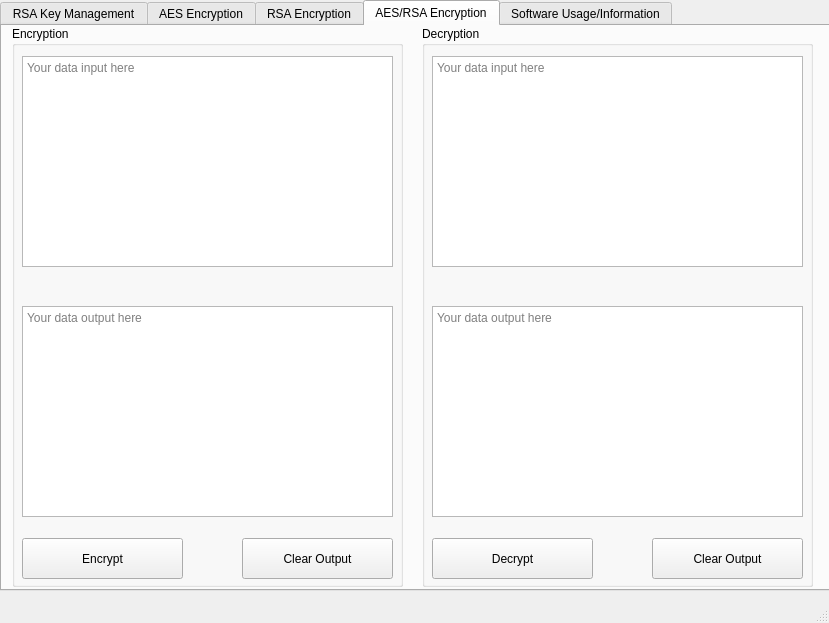
<?xml version="1.0" encoding="UTF-8"?>
<ui version="4.0">
 <class>MainWindow</class>
 <widget class="QMainWindow" name="MainWindow">
  <property name="geometry">
   <rect>
    <x>0</x>
    <y>0</y>
    <width>829</width>
    <height>623</height>
   </rect>
  </property>
  <property name="windowTitle">
   <string>TextSecure by zhiyan114</string>
  </property>
  <widget class="QWidget" name="centralwidget">
   <widget class="QTabWidget" name="tabWidget">
    <property name="geometry">
     <rect>
      <x>0</x>
      <y>0</y>
      <width>831</width>
      <height>591</height>
     </rect>
    </property>
    <property name="tabShape">
     <enum>QTabWidget::Rounded</enum>
    </property>
    <property name="currentIndex">
     <number>3</number>
    </property>
    <property name="tabsClosable">
     <bool>false</bool>
    </property>
    <widget class="QWidget" name="tab">
     <attribute name="title">
      <string>RSA Key Management</string>
     </attribute>
     <widget class="QGroupBox" name="groupBox_3">
      <property name="geometry">
       <rect>
        <x>0</x>
        <y>0</y>
        <width>371</width>
        <height>561</height>
       </rect>
      </property>
      <property name="title">
       <string>Key Management</string>
      </property>
      <widget class="QPlainTextEdit" name="PublicKeyInput">
       <property name="geometry">
        <rect>
         <x>10</x>
         <y>30</y>
         <width>351</width>
         <height>241</height>
        </rect>
       </property>
       <property name="placeholderText">
        <string>Your public RSA Key</string>
       </property>
      </widget>
      <widget class="QPlainTextEdit" name="PrivateKeyInput">
       <property name="geometry">
        <rect>
         <x>10</x>
         <y>280</y>
         <width>351</width>
         <height>241</height>
        </rect>
       </property>
       <property name="readOnly">
        <bool>false</bool>
       </property>
       <property name="placeholderText">
        <string>Your Private RSA Key</string>
       </property>
      </widget>
      <widget class="QLineEdit" name="GenKeySize">
       <property name="geometry">
        <rect>
         <x>130</x>
         <y>530</y>
         <width>111</width>
         <height>21</height>
        </rect>
       </property>
       <property name="inputMask">
        <string/>
       </property>
       <property name="text">
        <string>2048</string>
       </property>
       <property name="maxLength">
        <number>5</number>
       </property>
       <property name="placeholderText">
        <string>Key Size</string>
       </property>
      </widget>
      <widget class="QPushButton" name="GenRSAKey">
       <property name="geometry">
        <rect>
         <x>10</x>
         <y>530</y>
         <width>111</width>
         <height>23</height>
        </rect>
       </property>
       <property name="text">
        <string>Generate RSA Key</string>
       </property>
      </widget>
      <widget class="QPushButton" name="PriToPubKeyBtn">
       <property name="geometry">
        <rect>
         <x>250</x>
         <y>530</y>
         <width>111</width>
         <height>23</height>
        </rect>
       </property>
       <property name="text">
        <string>Extract Public Key</string>
       </property>
      </widget>
     </widget>
     <widget class="QGroupBox" name="groupBox_6">
      <property name="geometry">
       <rect>
        <x>400</x>
        <y>10</y>
        <width>411</width>
        <height>121</height>
       </rect>
      </property>
      <property name="title">
       <string>Private Key Encryption</string>
      </property>
      <widget class="QLineEdit" name="PriKeyPassInput">
       <property name="geometry">
        <rect>
         <x>10</x>
         <y>30</y>
         <width>391</width>
         <height>31</height>
        </rect>
       </property>
       <property name="placeholderText">
        <string>RSA Private Key Passphrase</string>
       </property>
      </widget>
      <widget class="QPushButton" name="PriKeyEncBtn">
       <property name="geometry">
        <rect>
         <x>10</x>
         <y>80</y>
         <width>131</width>
         <height>31</height>
        </rect>
       </property>
       <property name="text">
        <string>Encrypt</string>
       </property>
      </widget>
      <widget class="QPushButton" name="PriKeyDecBtn">
       <property name="geometry">
        <rect>
         <x>270</x>
         <y>80</y>
         <width>131</width>
         <height>31</height>
        </rect>
       </property>
       <property name="text">
        <string>Decrypt</string>
       </property>
      </widget>
     </widget>
     <widget class="QGroupBox" name="groupBox_7">
      <property name="geometry">
       <rect>
        <x>400</x>
        <y>150</y>
        <width>411</width>
        <height>271</height>
       </rect>
      </property>
      <property name="title">
       <string>Certificate To Public Key Converter</string>
      </property>
      <widget class="QPlainTextEdit" name="PublicCertInput">
       <property name="geometry">
        <rect>
         <x>10</x>
         <y>20</y>
         <width>391</width>
         <height>201</height>
        </rect>
       </property>
       <property name="placeholderText">
        <string>Your Public RSA Certificate</string>
       </property>
      </widget>
      <widget class="QPushButton" name="ImportPubCert">
       <property name="geometry">
        <rect>
         <x>120</x>
         <y>230</y>
         <width>171</width>
         <height>31</height>
        </rect>
       </property>
       <property name="text">
        <string>Import Certificate Key</string>
       </property>
      </widget>
     </widget>
     <widget class="QLabel" name="label_5">
      <property name="geometry">
       <rect>
        <x>610</x>
        <y>510</y>
        <width>211</width>
        <height>41</height>
       </rect>
      </property>
      <property name="text">
       <string>&lt;html&gt;&lt;head/&gt;&lt;body&gt;&lt;p&gt;&lt;span style=&quot; font-size:10pt;&quot;&gt;A software by &lt;/span&gt;&lt;span style=&quot; font-size:10pt; font-weight:600;&quot;&gt;zhiyan114&lt;/span&gt;&lt;span style=&quot; font-size:10pt;&quot;&gt;. View the source code &lt;/span&gt;&lt;a href=&quot;https://github.com/zhiyan114/SecureMessage&quot;&gt;&lt;span style=&quot; font-size:10pt; text-decoration: underline; color:#0000ff;&quot;&gt;here&lt;/span&gt;&lt;/a&gt;&lt;/p&gt;&lt;/body&gt;&lt;/html&gt;</string>
      </property>
      <property name="scaledContents">
       <bool>true</bool>
      </property>
      <property name="wordWrap">
       <bool>true</bool>
      </property>
      <property name="openExternalLinks">
       <bool>true</bool>
      </property>
     </widget>
    </widget>
    <widget class="QWidget" name="AesSection">
     <attribute name="title">
      <string>AES Encryption</string>
     </attribute>
     <widget class="QGroupBox" name="groupBox">
      <property name="geometry">
       <rect>
        <x>10</x>
        <y>20</y>
        <width>391</width>
        <height>481</height>
       </rect>
      </property>
      <property name="layoutDirection">
       <enum>Qt::LeftToRight</enum>
      </property>
      <property name="autoFillBackground">
       <bool>false</bool>
      </property>
      <property name="title">
       <string>Encryption Mode</string>
      </property>
      <property name="flat">
       <bool>false</bool>
      </property>
      <property name="checkable">
       <bool>false</bool>
      </property>
      <widget class="QPushButton" name="EncryptBtn">
       <property name="geometry">
        <rect>
         <x>10</x>
         <y>430</y>
         <width>171</width>
         <height>41</height>
        </rect>
       </property>
       <property name="text">
        <string>Encrypt</string>
       </property>
      </widget>
      <widget class="QPushButton" name="EncClear">
       <property name="geometry">
        <rect>
         <x>210</x>
         <y>430</y>
         <width>171</width>
         <height>41</height>
        </rect>
       </property>
       <property name="text">
        <string>Clear Output</string>
       </property>
      </widget>
      <widget class="QPlainTextEdit" name="EncInput">
       <property name="geometry">
        <rect>
         <x>10</x>
         <y>30</y>
         <width>371</width>
         <height>171</height>
        </rect>
       </property>
       <property name="placeholderText">
        <string>Your Data Input Here</string>
       </property>
      </widget>
      <widget class="QPlainTextEdit" name="EncOutput">
       <property name="geometry">
        <rect>
         <x>10</x>
         <y>240</y>
         <width>371</width>
         <height>171</height>
        </rect>
       </property>
       <property name="readOnly">
        <bool>true</bool>
       </property>
       <property name="placeholderText">
        <string>Your Data Input Here</string>
       </property>
      </widget>
     </widget>
     <widget class="QGroupBox" name="groupBox_2">
      <property name="geometry">
       <rect>
        <x>420</x>
        <y>20</y>
        <width>391</width>
        <height>481</height>
       </rect>
      </property>
      <property name="title">
       <string>Decryption Mode</string>
      </property>
      <widget class="QPushButton" name="DecryptBtn">
       <property name="geometry">
        <rect>
         <x>10</x>
         <y>430</y>
         <width>171</width>
         <height>41</height>
        </rect>
       </property>
       <property name="text">
        <string>Decrypt</string>
       </property>
      </widget>
      <widget class="QPushButton" name="DecClear">
       <property name="geometry">
        <rect>
         <x>210</x>
         <y>430</y>
         <width>171</width>
         <height>41</height>
        </rect>
       </property>
       <property name="text">
        <string>Clear Output</string>
       </property>
      </widget>
      <widget class="QLabel" name="MessageStatus">
       <property name="geometry">
        <rect>
         <x>10</x>
         <y>390</y>
         <width>371</width>
         <height>21</height>
        </rect>
       </property>
       <property name="font">
        <font>
         <pointsize>10</pointsize>
        </font>
       </property>
       <property name="text">
        <string>Message is original: NULL</string>
       </property>
      </widget>
      <widget class="QPlainTextEdit" name="DecInput">
       <property name="geometry">
        <rect>
         <x>10</x>
         <y>30</y>
         <width>371</width>
         <height>161</height>
        </rect>
       </property>
       <property name="placeholderText">
        <string>Your Data Input Here</string>
       </property>
      </widget>
      <widget class="QPlainTextEdit" name="DecOutput">
       <property name="geometry">
        <rect>
         <x>10</x>
         <y>220</y>
         <width>371</width>
         <height>161</height>
        </rect>
       </property>
       <property name="readOnly">
        <bool>true</bool>
       </property>
       <property name="placeholderText">
        <string>Your Data Input Here</string>
       </property>
      </widget>
     </widget>
     <widget class="QLineEdit" name="KeyInput">
      <property name="geometry">
       <rect>
        <x>20</x>
        <y>510</y>
        <width>781</width>
        <height>41</height>
       </rect>
      </property>
      <property name="font">
       <font>
        <pointsize>12</pointsize>
       </font>
      </property>
      <property name="inputMask">
       <string/>
      </property>
      <property name="text">
       <string/>
      </property>
      <property name="maxLength">
       <number>32</number>
      </property>
      <property name="placeholderText">
       <string>Your AES Key Here (16, 24, or 32 bytes long (or characters if each character is worth 1 byte))</string>
      </property>
     </widget>
    </widget>
    <widget class="QWidget" name="RSASection">
     <attribute name="title">
      <string>RSA Encryption</string>
     </attribute>
     <widget class="QGroupBox" name="groupBox_4">
      <property name="geometry">
       <rect>
        <x>10</x>
        <y>0</y>
        <width>391</width>
        <height>561</height>
       </rect>
      </property>
      <property name="title">
       <string>Encryption</string>
      </property>
      <widget class="QPlainTextEdit" name="REncInput">
       <property name="geometry">
        <rect>
         <x>10</x>
         <y>30</y>
         <width>371</width>
         <height>211</height>
        </rect>
       </property>
       <property name="placeholderText">
        <string>Your data input here</string>
       </property>
      </widget>
      <widget class="QPushButton" name="REncryptBtn">
       <property name="geometry">
        <rect>
         <x>10</x>
         <y>512</y>
         <width>161</width>
         <height>41</height>
        </rect>
       </property>
       <property name="text">
        <string>Encrypt</string>
       </property>
      </widget>
      <widget class="QPushButton" name="REncryptClear">
       <property name="geometry">
        <rect>
         <x>230</x>
         <y>512</y>
         <width>151</width>
         <height>41</height>
        </rect>
       </property>
       <property name="text">
        <string>Clear Output</string>
       </property>
      </widget>
      <widget class="QPlainTextEdit" name="REncOutput">
       <property name="geometry">
        <rect>
         <x>10</x>
         <y>280</y>
         <width>371</width>
         <height>211</height>
        </rect>
       </property>
       <property name="readOnly">
        <bool>true</bool>
       </property>
       <property name="placeholderText">
        <string>Your data output here</string>
       </property>
      </widget>
     </widget>
     <widget class="QGroupBox" name="groupBox_5">
      <property name="geometry">
       <rect>
        <x>420</x>
        <y>0</y>
        <width>391</width>
        <height>561</height>
       </rect>
      </property>
      <property name="title">
       <string>Decryption</string>
      </property>
      <widget class="QPlainTextEdit" name="RDecInput">
       <property name="geometry">
        <rect>
         <x>10</x>
         <y>30</y>
         <width>371</width>
         <height>211</height>
        </rect>
       </property>
       <property name="placeholderText">
        <string>Your data input here</string>
       </property>
      </widget>
      <widget class="QPlainTextEdit" name="RDecOutput">
       <property name="geometry">
        <rect>
         <x>10</x>
         <y>280</y>
         <width>371</width>
         <height>211</height>
        </rect>
       </property>
       <property name="readOnly">
        <bool>true</bool>
       </property>
       <property name="placeholderText">
        <string>Your data output here</string>
       </property>
      </widget>
      <widget class="QPushButton" name="RDecryptClear">
       <property name="geometry">
        <rect>
         <x>230</x>
         <y>512</y>
         <width>151</width>
         <height>41</height>
        </rect>
       </property>
       <property name="text">
        <string>Clear Output</string>
       </property>
      </widget>
      <widget class="QPushButton" name="RDecryptBtn">
       <property name="geometry">
        <rect>
         <x>10</x>
         <y>512</y>
         <width>161</width>
         <height>41</height>
        </rect>
       </property>
       <property name="text">
        <string>Decrypt</string>
       </property>
      </widget>
     </widget>
    </widget>
    <widget class="QWidget" name="tab_3">
     <attribute name="title">
      <string>AES/RSA Encryption</string>
     </attribute>
     <widget class="QGroupBox" name="groupBox_15">
      <property name="geometry">
       <rect>
        <x>10</x>
        <y>0</y>
        <width>391</width>
        <height>561</height>
       </rect>
      </property>
      <property name="title">
       <string>Encryption</string>
      </property>
      <widget class="QPlainTextEdit" name="AREncInput">
       <property name="geometry">
        <rect>
         <x>10</x>
         <y>30</y>
         <width>371</width>
         <height>211</height>
        </rect>
       </property>
       <property name="placeholderText">
        <string>Your data input here</string>
       </property>
      </widget>
      <widget class="QPushButton" name="AREncryptBtn">
       <property name="geometry">
        <rect>
         <x>10</x>
         <y>512</y>
         <width>161</width>
         <height>41</height>
        </rect>
       </property>
       <property name="text">
        <string>Encrypt</string>
       </property>
      </widget>
      <widget class="QPushButton" name="AREncryptClear">
       <property name="geometry">
        <rect>
         <x>230</x>
         <y>512</y>
         <width>151</width>
         <height>41</height>
        </rect>
       </property>
       <property name="text">
        <string>Clear Output</string>
       </property>
      </widget>
      <widget class="QPlainTextEdit" name="AREncOutput">
       <property name="geometry">
        <rect>
         <x>10</x>
         <y>280</y>
         <width>371</width>
         <height>211</height>
        </rect>
       </property>
       <property name="readOnly">
        <bool>true</bool>
       </property>
       <property name="placeholderText">
        <string>Your data output here</string>
       </property>
      </widget>
     </widget>
     <widget class="QGroupBox" name="groupBox_16">
      <property name="geometry">
       <rect>
        <x>420</x>
        <y>0</y>
        <width>391</width>
        <height>561</height>
       </rect>
      </property>
      <property name="title">
       <string>Decryption</string>
      </property>
      <widget class="QPlainTextEdit" name="ARDecInput">
       <property name="geometry">
        <rect>
         <x>10</x>
         <y>30</y>
         <width>371</width>
         <height>211</height>
        </rect>
       </property>
       <property name="placeholderText">
        <string>Your data input here</string>
       </property>
      </widget>
      <widget class="QPlainTextEdit" name="ARDecOutput">
       <property name="geometry">
        <rect>
         <x>10</x>
         <y>280</y>
         <width>371</width>
         <height>211</height>
        </rect>
       </property>
       <property name="readOnly">
        <bool>true</bool>
       </property>
       <property name="placeholderText">
        <string>Your data output here</string>
       </property>
      </widget>
      <widget class="QPushButton" name="ARDecryptClear">
       <property name="geometry">
        <rect>
         <x>230</x>
         <y>512</y>
         <width>151</width>
         <height>41</height>
        </rect>
       </property>
       <property name="text">
        <string>Clear Output</string>
       </property>
      </widget>
      <widget class="QPushButton" name="ARDecryptBtn">
       <property name="geometry">
        <rect>
         <x>10</x>
         <y>512</y>
         <width>161</width>
         <height>41</height>
        </rect>
       </property>
       <property name="text">
        <string>Decrypt</string>
       </property>
      </widget>
     </widget>
    </widget>
    <widget class="QWidget" name="UsageSection">
     <attribute name="title">
      <string>Software Usage/Information</string>
     </attribute>
     <widget class="QLabel" name="label">
      <property name="geometry">
       <rect>
        <x>0</x>
        <y>20</y>
        <width>821</width>
        <height>71</height>
       </rect>
      </property>
      <property name="font">
       <font>
        <pointsize>20</pointsize>
        <weight>75</weight>
        <bold>true</bold>
        <underline>true</underline>
       </font>
      </property>
      <property name="styleSheet">
       <string notr="true">color: rgb(0, 230, 230);</string>
      </property>
      <property name="text">
       <string>Software Usages/Information</string>
      </property>
      <property name="alignment">
       <set>Qt::AlignCenter</set>
      </property>
     </widget>
     <widget class="QLabel" name="label_2">
      <property name="geometry">
       <rect>
        <x>10</x>
        <y>80</y>
        <width>801</width>
        <height>471</height>
       </rect>
      </property>
      <property name="font">
       <font>
        <pointsize>12</pointsize>
       </font>
      </property>
      <property name="text">
       <string>&lt;html&gt;&lt;head/&gt;&lt;body&gt;&lt;p&gt;You may use the software for any purposes and I will not be liable for the outcome. Both AES and RSA mode are available. It is recommended to use AES mode for message encryption then use the RSA as a AES Key encrytion since it has a severe size limit and is not designed for that purpose either way. (In a later release, a combination of both mode will be available so that you do not need to store the AES Key and data seperately).&lt;/p&gt;&lt;p&gt;The software will freeze up if you try to re-encrypt an already encrypted private key OR if you try to extract public key from an encrypted private key. Will be fixing those later.&lt;/p&gt;&lt;/body&gt;&lt;/html&gt;</string>
      </property>
      <property name="scaledContents">
       <bool>true</bool>
      </property>
      <property name="alignment">
       <set>Qt::AlignLeading|Qt::AlignLeft|Qt::AlignTop</set>
      </property>
      <property name="wordWrap">
       <bool>true</bool>
      </property>
     </widget>
    </widget>
   </widget>
  </widget>
  <widget class="QMenuBar" name="menubar">
   <property name="geometry">
    <rect>
     <x>0</x>
     <y>0</y>
     <width>829</width>
     <height>21</height>
    </rect>
   </property>
  </widget>
  <widget class="QStatusBar" name="statusbar"/>
 </widget>
 <resources/>
 <connections/>
</ui>
